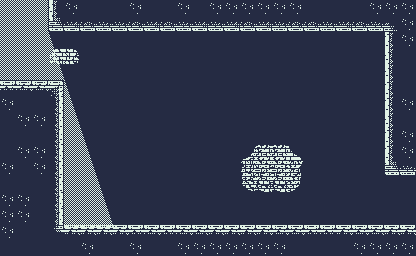

A 2D game scene composited from a Tiled map and its tileset images. What follows is a short description and the map's XML, with every tile layer's data as written:
An orthogonal 26x16 tile map with 16x16 px tiles, 3 tile layers (BG, Walls, Light) and 4 objects.

<map version="1.4" tiledversion="1.4.3" orientation="orthogonal" renderorder="right-down" width="26" height="16" tilewidth="16" tileheight="16" infinite="0" nextlayerid="5" nextobjectid="5">
 <tileset firstgid="1" source="../TileSet/Dow_TileSet.tsx" />
 <layer id="1" name="BG" width="26" height="16">
  <data encoding="csv">
191,191,191,191,191,191,191,191,191,191,191,191,191,191,191,191,191,191,191,191,191,191,191,191,191,191,
191,191,191,191,191,191,191,191,191,191,191,191,191,191,191,191,191,191,191,191,191,191,191,191,191,191,
191,191,191,191,191,191,191,191,191,191,191,191,191,191,191,191,191,191,191,191,191,191,191,191,191,191,
191,191,191,121,122,191,191,191,191,191,191,191,191,191,191,191,191,191,191,191,191,191,191,191,191,191,
191,191,191,191,191,191,191,191,191,191,191,191,191,191,191,191,191,191,191,191,191,191,191,191,191,191,
191,191,191,191,191,191,191,191,191,191,191,191,191,191,191,191,191,191,191,191,191,191,191,191,191,191,
191,191,191,191,191,191,191,191,191,191,191,191,191,191,191,191,191,191,191,191,191,191,191,191,191,191,
191,191,191,191,191,191,191,191,191,191,191,191,191,191,191,191,191,191,191,191,191,191,191,191,191,191,
191,191,191,191,191,191,191,191,191,191,191,191,191,191,191,191,191,191,191,191,191,191,191,191,191,191,
191,191,191,191,191,191,191,191,191,191,191,191,191,191,191,126,124,124,127,149,149,149,191,191,191,191,
191,191,191,191,191,191,191,191,191,191,191,191,191,191,191,143,144,144,145,149,149,149,191,191,191,191,
191,191,191,191,191,191,191,191,191,191,191,191,191,191,191,163,164,164,165,149,149,149,191,191,191,191,
191,191,191,191,191,191,191,191,191,191,191,191,191,191,191,191,191,191,191,191,191,191,191,191,191,191,
191,191,191,191,191,191,191,191,191,191,191,191,191,191,191,191,191,191,191,191,191,191,191,191,191,191,
191,191,191,191,191,191,191,191,191,191,191,191,191,191,191,191,191,191,191,191,191,191,191,191,191,191,
191,191,191,191,191,191,191,191,191,191,191,191,191,191,191,191,191,191,191,191,191,191,191,191,191,191
</data>
 </layer>
 <layer id="2" name="Walls" width="26" height="16">
  <data encoding="csv">
0,0,0,272,190,191,191,191,190,191,191,190,191,190,190,190,190,190,190,191,191,191,191,190,190,190,
0,0,0,251,171,169,170,170,169,171,169,170,171,170,171,169,171,170,169,169,170,171,169,170,252,190,
0,0,0,0,0,0,0,0,0,0,0,0,0,0,0,0,0,0,0,0,0,0,0,0,192,190,
0,0,0,0,0,0,0,0,0,0,0,0,0,0,0,0,0,0,0,0,0,0,0,0,272,191,
0,0,0,0,0,0,0,0,0,0,0,0,0,0,0,0,0,0,0,0,0,0,0,0,231,191,
291,290,290,209,0,0,0,0,0,0,0,0,0,0,0,0,0,0,0,0,0,0,0,0,192,191,
190,191,191,188,0,0,0,0,0,0,0,0,0,0,0,0,0,0,0,0,0,0,0,0,192,190,
191,190,190,268,0,0,0,0,0,0,0,0,0,0,0,0,0,0,0,0,0,0,0,0,272,191,
191,191,191,229,0,0,0,0,0,0,0,0,0,0,0,0,0,0,0,0,0,0,0,0,192,190,
191,190,190,188,0,0,0,0,0,0,0,0,0,0,0,0,0,0,0,0,0,0,0,0,192,190,
190,191,190,268,0,0,0,0,0,0,0,0,0,0,0,0,0,0,0,0,0,0,0,0,251,170,
191,191,191,268,0,0,0,0,0,0,0,0,0,0,0,0,0,0,0,0,0,0,0,0,0,0,
190,190,191,188,0,0,0,0,0,0,0,0,0,0,0,0,0,0,0,0,0,0,0,0,0,0,
190,190,191,188,0,0,0,0,0,0,0,0,0,0,0,0,0,0,0,0,0,0,0,0,0,0,
190,191,191,288,289,289,289,289,291,290,291,290,290,289,289,289,289,290,290,291,291,289,290,290,289,289,
191,191,191,191,191,190,191,191,190,191,191,190,190,190,190,190,190,190,191,191,191,191,190,190,190,190
</data>
 </layer>
 <layer id="4" name="Light" width="26" height="16">
  <data encoding="csv">
70,70,70,0,0,0,0,0,0,0,0,0,0,0,0,0,0,0,0,0,0,0,0,0,0,0,
70,70,70,0,0,0,0,0,0,0,0,0,0,0,0,0,0,0,0,0,0,0,0,0,0,0,
70,70,70,71,0,0,0,0,0,0,0,0,0,0,0,0,0,0,0,0,0,0,0,0,0,0,
70,70,70,91,0,0,0,0,0,0,0,0,0,0,0,0,0,0,0,0,0,0,0,0,0,0,
70,70,70,111,0,0,0,0,0,0,0,0,0,0,0,0,0,0,0,0,0,0,0,0,0,0,
0,0,0,0,71,0,0,0,0,0,0,0,0,0,0,0,0,0,0,0,0,0,0,0,0,0,
0,0,0,0,91,0,0,0,0,0,0,0,0,0,0,0,0,0,0,0,0,0,0,0,0,0,
0,0,0,0,111,0,0,0,0,0,0,0,0,0,0,0,0,0,0,0,0,0,0,0,0,0,
0,0,0,0,70,71,0,0,0,0,0,0,0,0,0,0,0,0,0,0,0,0,0,0,0,0,
0,0,0,0,70,91,0,0,0,0,0,0,0,0,0,0,0,0,0,0,0,0,0,0,0,0,
0,0,0,0,70,111,0,0,0,0,0,0,0,0,0,0,0,0,0,0,0,0,0,0,0,0,
0,0,0,0,70,70,71,0,0,0,0,0,0,0,0,0,0,0,0,0,0,0,0,0,0,0,
0,0,0,0,70,70,91,0,0,0,0,0,0,0,0,0,0,0,0,0,0,0,0,0,0,0,
0,0,0,0,70,70,111,0,0,0,0,0,0,0,0,0,0,0,0,0,0,0,0,0,0,0,
0,0,0,0,131,131,131,132,0,0,0,0,0,0,0,0,0,0,0,0,0,0,0,0,0,0,
0,0,0,0,0,0,0,0,0,0,0,0,0,0,0,0,0,0,0,0,0,0,0,0,0,0
</data>
 </layer>
 <objectgroup id="3" name="Walls_Collision">
  <object id="1" x="48" y="0" width="368" height="32" />
  <object id="2" x="384" y="32" width="32" height="144" />
  <object id="3" x="64" y="224" width="352" height="32" />
  <object id="4" x="0" y="80" width="64" height="176" />
 </objectgroup>
</map>
